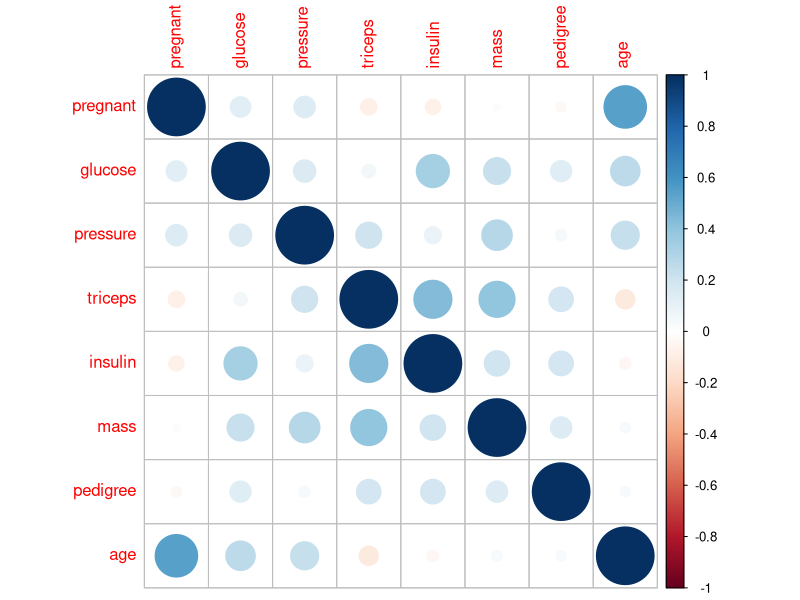

Here is the R script that generated this plot:
# Data set
install.packages("mlbench")
library(mlbench)
data("PimaIndiansDiabetes")
View(PimaIndiansDiabetes)

# Improving the data set name
dataset <- PimaIndiansDiabetes
View(dataset)

#? + function name -> helps to understand anything in R language
?dim

# Dimensions and data types
dim(dataset)
str(dataset)
# data frame means table
# observations = lines inside the data set
# variables = columns inside the data set

summary(dataset)
# using $ allows to get a specific variable(column)
summary(dataset$age)

# MEAN
# MEAN of a variable = sum of values divided by data count
mean(dataset$age)
# Take care about missing values in the data set
mean(dataset$age, na.rm = TRUE)
is.na(dataset$age)

# MEDIAN
# MEDIAN of a variable = middle value, when the data set is sorted in ascending order.
median(dataset$age)

# QUARTILE
# Information about the limits of the data
# The first quartile or lower quartile = represents the value that cuts off the first 25% 
# when data is sorted in ascending order
# The second quartile or median = represents the value that cuts off the first 50%
# The third quartile or higher quartile = represents the value that cuts off the first 75%
quantile(dataset$age)
# When I need to calculate the percentile 
# c is a R function creates a vector
quantile(dataset$age, c(.32, .57, .98))

# RANGE(interval)
# Range of a variable is the difference of the biggest and lowest data values
# It's the measure of how far the data spreads
range(dataset$age)

# INTERQUARTILE RANGE
# Inerquartile range is the difference of the highest and lowest quartiles
# It's the measure of how far the average part of data spreads
IQR(dataset$age)

# VARIANCE
# It's the numeric average of how the data values are distributed around the mean
var(dataset$age)

# STANDARD DEVIATION
# Standard deviation of a variable is the square root of its variance
# Standard deviation measure the dispersion of its data(how far the data is from the mean)
# The greater the standard deviation, the greater the dispersion of the data (i.e. the further the data is from the mean)
# The smaller the standard deviation, the smaller the dispersion of the data (i.e. the closer the data is from the mean)
sd(dataset$age)

# COVARIANCE
# The covariance of two variables x and y in a data set, measures how the variables are linearly related
# A positive covariance indicates a positive linear relationship between the variables, and a negative variance indicates 
# the opposite.
cov(dataset$age, dataset$glucose)

# CORRELATION COEFFICIENT
# The correlation coefficient of two variables in a data set is equal to their covariance 
# divided by the product of their individual standard-deviations. It's the normalized measure of how linearly
# they are related. The values range from -1 to +1. Values close to zero indicate that there is no correlation.
# The value of -1 indicates strong negative correlation and +1 strong positive correlation.
cor(dataset$age, dataset$glucose)
# Calculate the correlation among several observations(columns)
correlations <- cor(dataset[,1:8])
print(correlations)

# Creating a graph to show the correlations among all observations in the data set
install.packages("corrplot")
library(corrplot)
corrplot(correlations, method = "circle")
